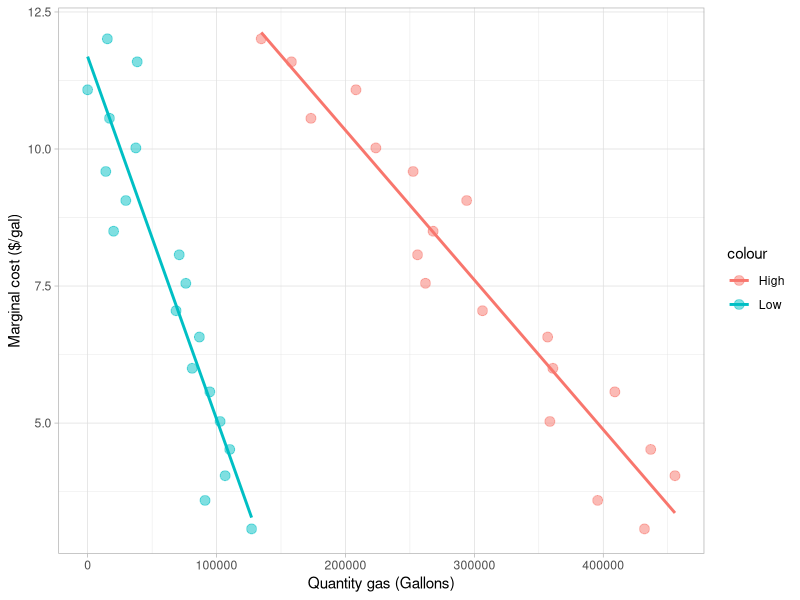
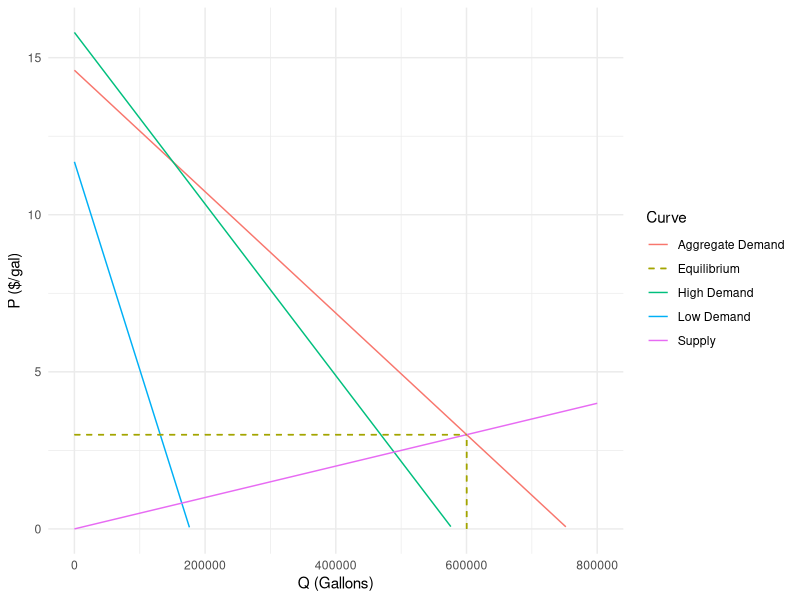
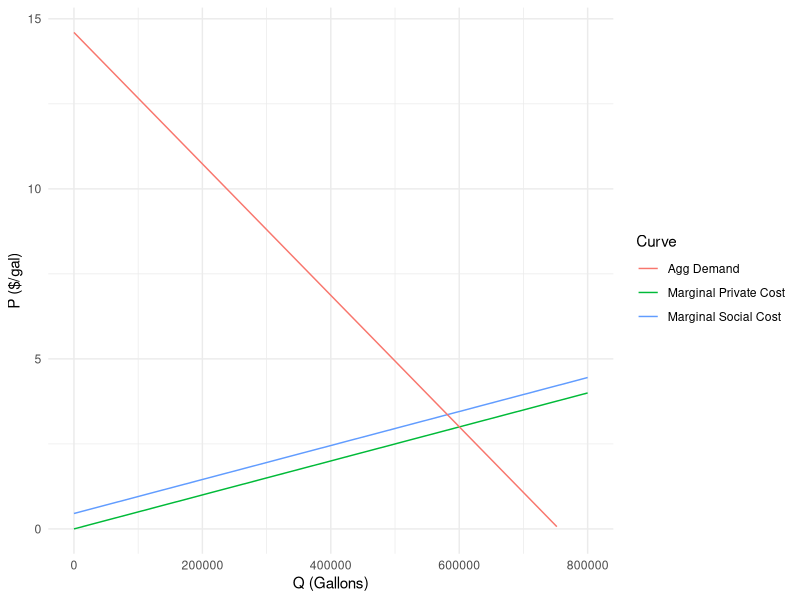

The R source for these figures, in order:
## ---- chunk 1
knitr::opts_chunk$set(echo = TRUE)
library(tidyverse)
library(here)
library(ggpubr)
library(broom)
library(knitr)
options(scipen=999)
## ---- chunk 2

# Calculate and save MEC of one gallon of gas

# MEC = ($/ metric ton) * (metric tons/lb) * (lb/gal)

MEC <- 51*(1/2204.62)*(19.6)

## ---- chunk 3

# Read in data
data <- read_csv("HW3_data.csv")

# Create 2 linear models
D_low_lm = lm(Price_Dollars ~ Q_Low_Gallons, data = data)
D_high_lm = lm(Price_Dollars ~ Q_High_Gallons, data = data)

# Create plot for reference
ggplot(data = data) +
  #Low Demand
  geom_point(aes(x = Q_Low_Gallons, y = Price_Dollars, color = "Low"), size = 3, alpha = 0.5) +
  geom_smooth(aes(x = Q_Low_Gallons, y = Price_Dollars, color = "Low"), method = "lm", se = F)+
  #High Demand
  geom_point(aes(x = Q_High_Gallons, y = Price_Dollars, color = "High"), size = 3, alpha = 0.5) +
  geom_smooth(aes(x = Q_High_Gallons, y = Price_Dollars, color = "High"), method = "lm", se = F)+
  labs(x = "Quantity gas (Gallons)", y = "Marginal cost ($/gal)")+
  theme_light()

# Save intercepts
int_low <- D_low_lm$coefficients[[1]]
m_low <- D_low_lm$coefficients[[2]]

int_high <- D_high_lm$coefficients[[1]]
m_high <- D_high_lm$coefficients[[2]]

## ---- chunk 4
# Solve for intercepts for aggregate demand
m_agg <- 1/(1/(m_low)+1/(m_high))
int_agg <- ((int_low/m_low)+(int_high/m_high))/(1/(m_low)+1/(m_high))

# Create functions for all three demand curves
D_low <- function(Q) {m_low*Q + int_low}
D_high <- function(Q) {m_high*Q + int_high}
D_agg <- function(Q) {m_agg*Q + int_agg}
## ---- chunk 5
# Solve for Q eq given P = 3:
P_eq <- 3
Q_eq <- (P_eq-int_agg)/m_agg

# Save slope of supply curve:
m_MC <- P_eq/Q_eq

# Create function for supply curve
MC <- function(Q) {m_MC*Q}
## ---- chunk 6
# Graph for reference
ggplot(data.frame(Q = c(0, 800000)), aes(x = Q)) +
  stat_function(fun = D_agg, aes(color = "Aggregate Demand")) +
  stat_function(fun = D_low, aes(color = "Low Demand")) +
  stat_function(fun = D_high, aes(color = "High Demand")) +
  stat_function(fun = MC, aes(color = "Supply")) +
  geom_segment(aes(x = 0, y = P_eq, xend = Q_eq, yend = P_eq, color = "Equilibrium"), linetype = 2)+
  geom_segment(aes(x = Q_eq, y = 0, xend = Q_eq, yend = P_eq, color = "Equilibrium"), linetype = 2)+
  scale_x_continuous(name = "Q (Gallons)") +
  scale_y_continuous(name = "P ($/gal)",limits = c(0, NA)) +
  labs(color = "Curve") +
  theme_minimal()
  
## ---- chunk 7
# Calculate consumer surplus

# Solve for quantity at kink
Q_kink <- (int_low-int_agg)/m_agg

# Consumer surplus equals area under high demand curve until kink
SQ_CS_1 <- integrate(D_high, lower = 0, upper = Q_kink)

# plus area under agg demand curve after kink until intercept with supply curve
SQ_CS_2 <- integrate(D_agg, lower = Q_kink, upper = Q_eq)

# minus area from price equals 0 to Peq * Qeq
SQ_CS_total <- SQ_CS_1$value + SQ_CS_2$value - Q_eq*P_eq

# Calculate producer surplus

# Solve for area under supply curve:
SQ_PS_1 <- integrate(MC, lower = 0, upper = Q_eq)

# Subtract from Qeq*Peq:
SQ_PS_total <- Q_eq*P_eq - SQ_PS_1$value
## ---- chunk 8

# Low demand:
Q_eq_low <- (P_eq-int_low)/m_low

# High demand:
Q_eq_high <- (P_eq-int_high)/m_high

## ---- chunk 9

# Low demand
CS_low_1 <- integrate(D_low, lower = 0, upper = Q_eq_low)
CS_low_total <- CS_low_1$value - P_eq*Q_eq_low

# High demand
CS_high_1 <- integrate(D_high, lower = 0, upper = Q_eq_high)
CS_high_total <- CS_high_1$value - P_eq*Q_eq_high

## ---- chunk 10
# Total Social Cost:
MSC <- function(Q){m_MC*Q + MEC}

#Graph for reference
ggplot(data.frame(Q = c(0, 800000)), aes(x = Q)) +
  stat_function(fun = MC, aes(color = "Marginal Private Cost")) +
  stat_function(fun= MSC, aes(color = "Marginal Social Cost"))+
  stat_function(fun = D_agg, aes(color = "Agg Demand")) +
  scale_x_continuous(name = "Q (Gallons)") +
  scale_y_continuous(name = "P ($/gal)",limits = c(0, NA)) +
  labs(color = "Curve") +
  theme_minimal()

## ---- chunk 11
#Find new equilibrium quantity
MSC_Q_eq <- (MEC-int_agg)/(m_agg-m_MC)
## ---- chunk 12
#Use the new equilibrium quantity to find the price
MSC_P_eq <- (m_MC*MSC_Q_eq+ MEC)
## ---- chunk 13
#Quantity purchased at new socially optimal equilibrium 
MSC_Q_eq_high= (MSC_P_eq-int_high)/(m_high)

# High demand
CS_high_MSC <- integrate(D_high, lower = 0, upper = MSC_Q_eq_high)
CS_high_MSC_total <- CS_high_MSC$value - MSC_P_eq*MSC_Q_eq_high
## ---- chunk 14
#Quantity purchased at new socially optimal equilibrium 
MSC_Q_eq_low= (MSC_P_eq-int_low)/(m_low)

# consumer surplus
CS_low_MSC <- integrate(D_low, lower = 0, upper = MSC_Q_eq_low)
CS_low_MSC_total <- CS_low_MSC$value - MSC_P_eq*MSC_Q_eq_low

#Comment: HRB - maybe we don't need DWL and we just subtract the env damage from the CS_low?

##Find the DWL
#Integrate the MSC from the socially optimal equilibrium to the BAU equilibrium. 
MSC_area <- integrate(MSC, lower = MSC_Q_eq, upper = Q_eq)

#Integrate the aggregate demand curve from the socially optimal equilibrium to the BAU equilibrium 
D_agg_area <- integrate(D_agg, lower = MSC_Q_eq, upper = Q_eq)

#find DWL
DWL <- (MSC_area$value)-(D_agg_area$value)

## Calculate total welfare 
#Subtract the DWL from the consumer surplus identified above

MSC_welfare_low <- (CS_low_MSC_total-DWL)
## ---- chunk 15
#Amount of gas sold 
income <- MSC_P_eq*MSC_Q_eq

#Cost of production
cost <- integrate (MC, lower = 0, upper = MSC_Q_eq)

#Revenue
revenue <- income - cost$value
## ---- chunk 16
#MEC*quantity of gas consumed

TED <- MEC*MSC_Q_eq
## ---- chunk 17
#Proportion of "high"
prop_high <- Q_eq_high/Q_eq
pct_high <- 100*prop_high

#Proportion of "low"
prop_low <- Q_eq_low/Q_eq
pct_low <- 100*prop_low
## ---- chunk 18
#MEC of one gallon of gas at different SCC
# MEC = ($/ metric ton) * (metric tons/lb) * (lb/gal)

# $75 SCC
MEC_75 <- 75*(1/2204.62)*(19.6)

# $100
MEC_100 <- 100*(1/2204.62)*(19.6)

# $125
MEC_125 <- 125*(1/2204.62)*(19.6)

#150
MEC_150 <- 150*(1/2204.62)*(19.6)

## ---- chunk 19
#Find the socially optimum equilibrium price and and quantity

# $75 SCC
MSC_75_Q_eq <- (MEC_75-int_agg)/(m_agg-m_MC)
MSC_75_P_eq <- (m_MC*MSC_75_Q_eq+ MEC_75)

# $100
MSC_100_Q_eq <- (MEC_100-int_agg)/(m_agg-m_MC)
MSC_100_P_eq <- (m_MC*MSC_100_Q_eq+ MEC_100)

# $125
MSC_125_Q_eq <- (MEC_125-int_agg)/(m_agg-m_MC)
MSC_125_P_eq <- (m_MC*MSC_125_Q_eq+ MEC_125)

# $150
MSC_150_Q_eq <- (MEC_150-int_agg)/(m_agg-m_MC)
MSC_150_P_eq <- (m_MC*MSC_150_Q_eq+ MEC_150)

## ---- chunk 20
#Find the tax revenue generated from each SCC tax level 
# Tax revenue =(gallons of gas)*(MEC)
#Determine proportion returned to two income groups

# $51
#tax rev
tax_rev_51= TED
#tax return
tr_51_low=tax_rev_51*prop_low
tr_51_high=tax_rev_51*prop_high

# $75
#tax revenue
tax_rev_75=MSC_75_Q_eq*MEC_75
#tax return
tr_75_low=tax_rev_75*prop_low
tr_75_high=tax_rev_75*prop_high

# $100
# tax revenue
tax_rev_100=MSC_100_Q_eq*MEC_100
# tax return
tr_100_low=tax_rev_100*prop_low
tr_100_high=tax_rev_100*prop_high

# $125
#tax revenue
tax_rev_125=MSC_125_Q_eq*MEC_125
#tax return
tr_125_low=tax_rev_125*prop_low
tr_125_high=tax_rev_125*prop_high

# $150
#tax revenue
tax_rev_150=MSC_150_Q_eq*MEC_150
#tax return
tr_150_low=tax_rev_150*prop_low
tr_150_high=tax_rev_150*prop_high
## ---- chunk 21
#Determine quantity purchased at new socially optimal equilibrium 
# $75
MSC_75_Q_eq_high= (MSC_75_P_eq-int_high)/(m_high)

# $100
MSC_100_Q_eq_high= (MSC_100_P_eq-int_high)/(m_high)

# $125
MSC_125_Q_eq_high= (MSC_125_P_eq-int_high)/(m_high)

# $150
MSC_150_Q_eq_high= (MSC_150_P_eq-int_high)/(m_high)

## ---- chunk 22
#Determine total welfare by finding the total consumer surplus to the group, subtracting the cost of gas, and adding the amount of tax returned to the group

#Consumer surplus: Integrate under the demand curve from 0 to the new quantity purchased at the socially optimum price found above
#Remove the cost to purchase the gas and the add the proportional amount of tax returned

# $51
CS_high_MSC_tax <- integrate(D_high, lower = 0, upper = MSC_Q_eq_high)
wf_high_MSC <- CS_high_MSC$value - MSC_P_eq*MSC_Q_eq_high + tr_51_high

# $75
CS_high_MSC_75 <- integrate(D_high, lower = 0, upper = MSC_75_Q_eq_high)
wf_high_MSC_75<- CS_high_MSC_75$value - (MSC_75_P_eq*MSC_75_Q_eq_high) +tr_75_high

# $100
CS_high_MSC_100 <- integrate(D_high, lower = 0, upper = MSC_100_Q_eq_high)
wf_high_MSC_100<- CS_high_MSC_100$value - (MSC_100_P_eq*MSC_100_Q_eq_high)+ tr_100_high

# $125
CS_high_MSC_125 <- integrate(D_high, lower = 0, upper = MSC_125_Q_eq_high)
wf_high_MSC_125<- CS_high_MSC_125$value - (MSC_125_P_eq*MSC_125_Q_eq_high) + tr_125_high

# $150
CS_high_MSC_150 <- integrate(D_high, lower = 0, upper = MSC_150_Q_eq_high)
wf_high_MSC_150 <- CS_high_MSC_150$value - (MSC_150_P_eq*MSC_150_Q_eq_high) + tr_150_high
